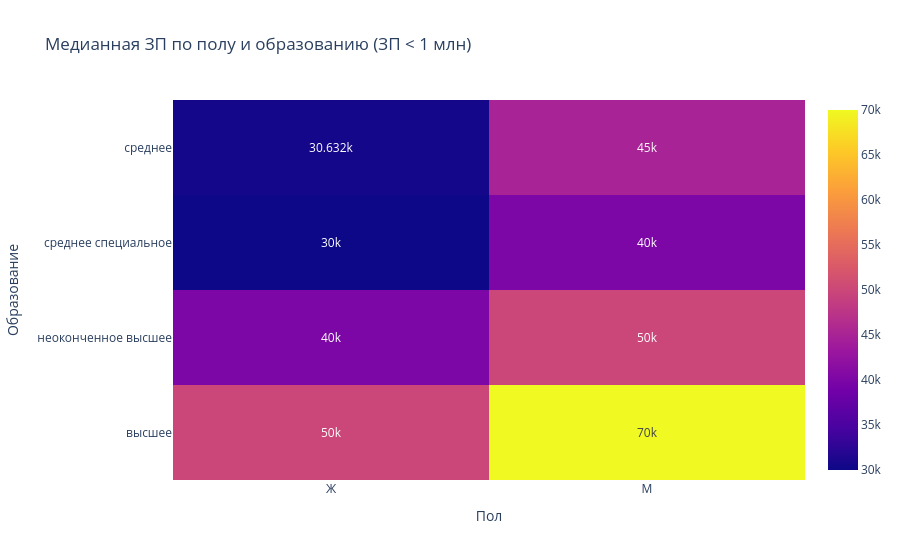

The cell this chart's notebook holds for it:
### Markdown cell above
7. Постройте сводную таблицу, иллюстрирующую зависимость **медианной** желаемой заработной платы от возраста (**"Возраст"**) и образования (**"Образование"**). На полученной сводной таблице постройте **тепловую карту**. Проанализируйте тепловую карту, сравнив показатели внутри групп.

### Code cell
pivot = df_sal.pivot_table(values='ЗП (руб)', index='Образование', columns='Пол', aggfunc='median')

edu_order = ['среднее', 'среднее специальное', 'неоконченное высшее', 'высшее']
pivot = pivot.reindex([e for e in edu_order if e in pivot.index])

display(pivot)

fig = px.imshow(pivot, text_auto=True, aspect='auto',title='Медианная ЗП по полу и образованию (ЗП < 1 млн)')
fig.update_layout(xaxis_title='Пол', yaxis_title='Образование')

### Figure 1 — Plotly figure (JSON) as saved in the notebook; plotly's stock layout.template omitted (floating-point values rounded to 4 significant figures)
{"data": [{"coloraxis": "coloraxis", "hovertemplate": "Пол: %{x}<br>Образование: %{y}<br>color: %{z}<extra></extra>", "name": "0", "texttemplate": "%{z}", "type": "heatmap", "x": ["Ж", "М"], "xaxis": "x", "y": ["среднее", "среднее специальное", "неоконченное высшее", "высшее"], "yaxis": "y", "z": [[30630.0, 45000.0], [30000.0, 40000.0], [40000.0, 50000.0], [50000.0, 70000.0]]}], "layout": {"coloraxis": {"colorscale": [[0, "#0d0887"], [0.1111, "#46039f"], [0.2222, "#7201a8"], [0.3333, "#9c179e"], [0.4444, "#bd3786"], [0.5556, "#d8576b"], [0.6667, "#ed7953"], [0.7778, "#fb9f3a"], [0.8889, "#fdca26"], [1, "#f0f921"]]}, "title": {"text": "Медианная ЗП по полу и образованию (ЗП < 1 млн)"}, "xaxis": {"anchor": "y", "domain": [0, 1], "title": {"text": "Пол"}}, "yaxis": {"anchor": "x", "autorange": "reversed", "domain": [0, 1], "title": {"text": "Образование"}}}}
